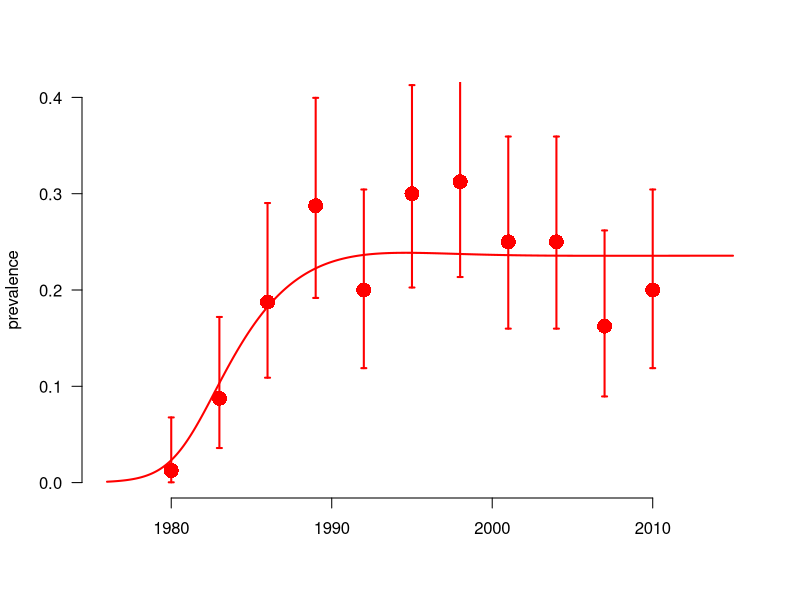
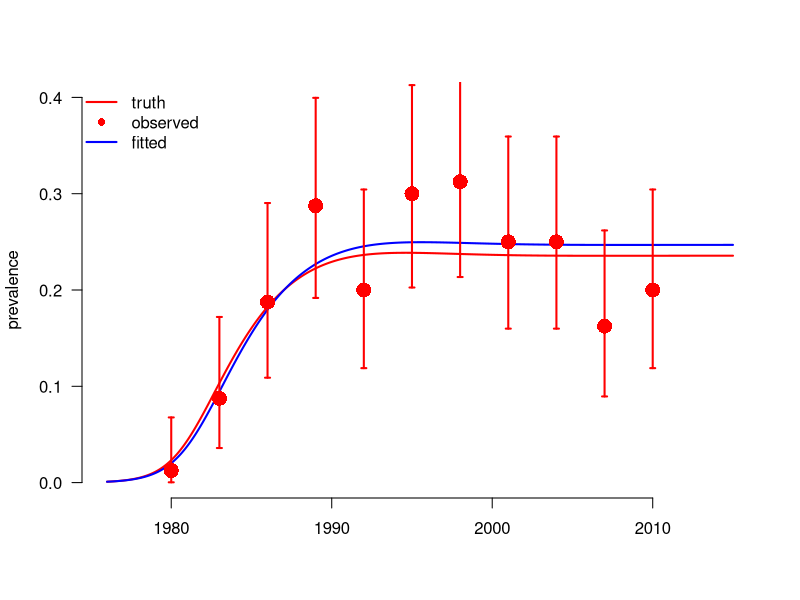
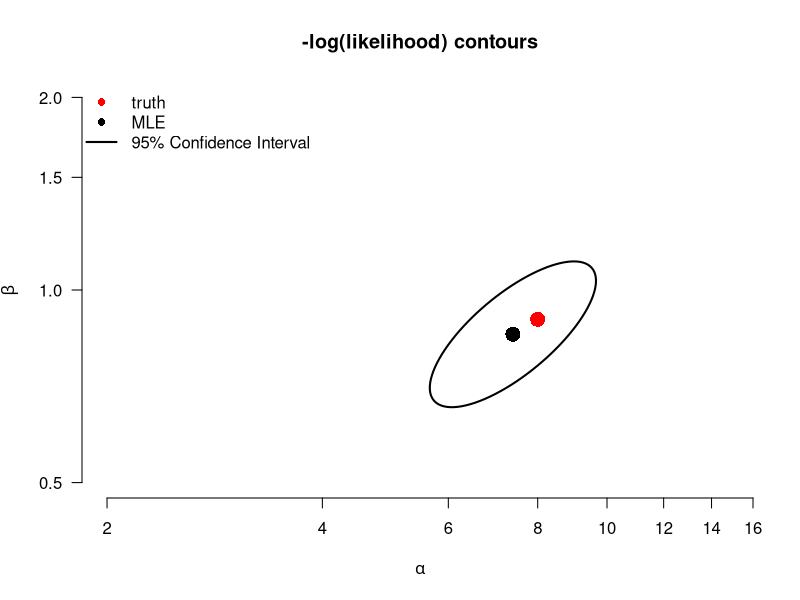
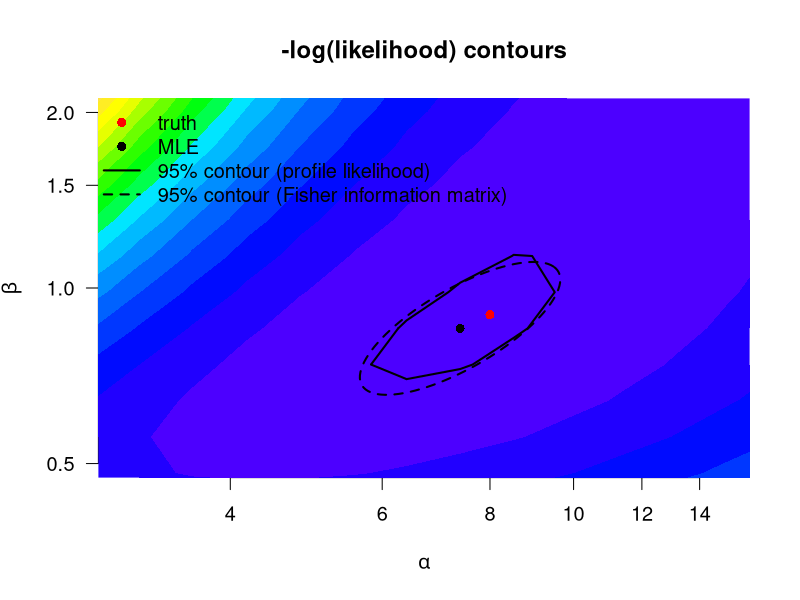

Generate these figures, in order, with R:
## Introduction to Likelihood 2: Fitting an SI model to an HIV epidemic with Maximum Likelihood Estimation
## Steve Bellan 2015

## Meaningful Modeling of Epidemiologic Data, 2015 AIMS, Muizenberg

###################################################################### 

## By the end of this tutorial you should…

## * Understand how to simulate cross-sectional prevalence data around a simulated epidemic.
## * Calculate a binomial likelihood from these prevalence data and a fully specified epidemic model.
## * Use R's "optim" function to do multivariate optimization over transformed parameter space.
## * Understand the difference betweeen SANN and Nelder-Mead algorithms
## * Create 95% CI's and contours from the hessian matrix
## * Create 95% CI's and contours from profile likelihoods

require(boot); require(deSolve); require(ellipse);

## Function that makes a list of disease parameters with default values
disease_params <- function(Beta = 0.9
                           , alpha = 8 ## rate of beta decline with prevalence
                           , progRt = (1/10)*4 ## rate of of progression through each of the I classes, for 10 years total
                           , birthRt = .03 ## birth rate, 3% of people give birth per year
                           , deathRt = 1/60 ## 60 year natural life expectancy
)
  return(as.list(environment()))

disease_params()
disease_params(Beta = .2)

initPrev <- exp(-7) ## infected at start
tseqMonth <- seq(1976, 2015, by = 1/12)
init <- c(S=1, I1=initPrev, I2=0, I3=0, I4=0, CI = 0, CD = 0) ## modeling proportion of population
Is <- paste0('I',1:4) ## for easy indexing

## Define the SI ODE model. This model is equivalent to the model in HIV Spreadsheet #3. 
SImod <- function(tt, yy, parms) with(c(parms,as.list(yy)), {
  ## State variables are: S, I1, I2, I3, I4
  ## derived quantitties
  I <- I1+I2+I3+I4           ## total infecteds
  N <- I + S                 ## total population
  transmissionCoef <- Beta * exp(-alpha * I/N) ## Infectious contact rate
  ## state variable derivatives (ODE system)
  deriv <- rep(NA,7)
  deriv[1] <-	birthRt*N - deathRt*S - transmissionCoef*S*I/N ## Instantaneous rate of change: Susceptibles
  deriv[2] <-	transmissionCoef*S*I/N - progRt*I1 - deathRt*I1 ## Instantaneous rate of change: Infection class I1
  deriv[3] <-	progRt*I1 - progRt*I2 - deathRt*I2 ## Instantaneous rate of change:  Infection class I2
  deriv[4] <-	progRt*I2 - progRt*I3 - deathRt*I3 ## Instantaneous rate of change: Infection class I3 
  deriv[5] <-	progRt*I3 - progRt*I4 - deathRt*I4 ## Instantaneous rate of change: Infection class I4
  deriv[6] <-	transmissionCoef*S*I/N ## Instantaneous rate of change: Cumulative incidence
  deriv[7] <-	progRt*I4 ## Instantaneous rate of change: Cumulative mortality
  return(list(deriv))
})

## Function to run the deterministic model simulation, based on the ODE system defined in SImod().
simEpidemic <- function(init, tseq = tseqMonth, modFunction=SImod, parms = disease_params()) {
  simDat <- as.data.frame(lsoda(init, tseq, modFunction, parms=parms))
  simDat$I <- rowSums(simDat[, Is])
  simDat$N <- rowSums(simDat[, c('S',Is)])
  simDat$P <- with(simDat, I/N)
  return(simDat)
}

## Function to 'sample' the population:
## From a simulated epidemic, measure prevalence at several time points by performing
## cross-sectional samples of individuals at each time, testing them, and then calculating sample
## prevalence and associated binomial confidence intervals
sampleEpidemic <- function(simDat # Simulated data (produced by a call to simEpidemic()) representing the 'true' underlying epidemic trajectory
                           , sampleDates = seq(1980, 2010, by = 3) # Sample every 3 years from 1980 to 2010
                           , numSamp = rep(80, length(sampleDates)) # Number of individuals sampled at each time point
) {
  prev_at_sample_times <- simDat[simDat$time %in% sampleDates, 'P']
  numPos <- rbinom(length(numSamp), numSamp, prev_at_sample_times)
  lci <- mapply(function(x,n) binom.test(x,n)$conf.int[1], x = numPos, n = numSamp)
  uci <- mapply(function(x,n) binom.test(x,n)$conf.int[2], x = numPos, n = numSamp)    
  return(data.frame(time = sampleDates, numPos, numSamp, sampPrev =  numPos/numSamp,
                    lci = lci, uci = uci))
}

## Run system of ODEs for "true" parameter values
trueParms <- disease_params() # Default model parameters are defined in lines 20-26
simDat <- simEpidemic(init, parms = trueParms) # Simulated epidemic (underlying process)

par(bty='n', lwd = 2)
# Plot simulated prevalence through time:
with(simDat, plot(time, P, xlab = '', ylab = 'prevalence', type = 'l', ylim = c(0,.4), col='red', las = 1))
## Take cross-sectional sample of individuals to get prevalence estimates at multiple time points:
set.seed(1) # Initiate the random number generator (so everyone's simulation looks the same)
myDat <- sampleEpidemic(simDat) # Simulate data from the sampling process (function defined above)
points(myDat$time, myDat$sampPrev, col = 'red', pch = 16, cex = 2) # Plot sample prevalence at each time point
arrows(myDat$time, myDat$uci, myDat$time, myDat$lci, col = 'red', len = .025, angle = 90, code = 3) # Plot 95% CI's around the sample prevalences

## To start, we need to write a -log likelihood function that gives the probability that a given parameter set
## (Beta, alpha values) would generate the observed data. Remember that we are assuming that there is some
## true underlying epidemic curve that is deterministic and the data we observe are only noisy
## because of sampling/observation error (not because the underying curve is also
## noisy--i.e. process error--which would be particularly likely for epidemics in small populations).

## We assume binomial sampling errors. So we can write the -log-likelihood as the probability of
## observing the observed number positive out of each sample if the prevalence is the value generated by
## a model parameterized by a given set of parameters:

nllikelihood <- function(parms = disease_params(), obsDat=myDat) {
  simDat <- simEpidemic(init, parms=parms)
  ## What are the rows from our simulation at which we have observed data?
  matchedTimes <- simDat$time %in% obsDat$time
  nlls <- -dbinom(obsDat$numPos, obsDat$numSamp, prob = simDat$P[matchedTimes], log = T)
  return(sum(nlls))
}
nllikelihood(trueParms) ## loglikelihood of the true parameters (which we usually never know)
nllikelihood(disease_params(Beta = 3, alpha = 1))  ## vs some random guessed parameters

## First look up how optim() works. The more you read through the help
## file the easier this will be!!! In particular make sure you understand that
## the first argument of optim must be the initial values of the parameters to
## be fitted (i.e. Beta & alpha) and that any other parameters to be fixed are
## given as additional arguments (in the helpfile under "...")
?optim

## Since we need to be able to easily separate fitted and fixed parameters,
## let's make a function that takes fitted and fixed parameters together and
## puts them back in a parameter list (similar to the output of
## disease_params()). We also want it to be able to take logged parameter values
## and unlog them automatically back into the parameter list, so that we can fit
## on a log scale, but run our model with the unlogged values.
subsParms <- function(fit.params, fixed.params=disease_params())
  within(fixed.params, {
    loggedParms <- names(fit.params)[grepl('log_', names(fit.params))]
    unloggedParms <- names(fit.params)[!grepl('log_', names(fit.params))]        
    for(nm in unloggedParms) assign(nm, as.numeric(fit.params[nm]))
    for(nm in loggedParms) assign(gsub('log_','',nm), exp(as.numeric(fit.params[nm])))
    rm(nm, loggedParms, unloggedParms)
  })
guess.params <- c(log_Beta = log(5), log_alpha = log(8))
subsParms(guess.params, disease_params())

## Make likelihood a function of fixed and fitted parameters.
objFXN <- function(fit.params ## paramters to fit
                   , fixed.params =disease_params() ## fixed paramters
                   , obsDat=myDat) {
  parms <- subsParms(fit.params, fixed.params)
  nllikelihood(parms, obsDat = obsDat) ## then call likelihood
}
objFXN(guess.params, disease_params())

## Select initial values for fitted parameters from which optimization routine
## will start. If you select bad initial values the algorithm can get stuck on a
## bad set of parameters. You can always try the true values as a starting point
## for this problem, although that's rarely possible in real problems.

init.pars <- c(log_alpha = log(30), log_Beta = log(.1))
## We will start with SANN optimization since it is stochastic and therefore
## less likely to get stuck in a local minima. But then finish with Nelder-Mead
## optimization which is much faster.

###  NOTE: for trace >0 you see more progress report, bigger numbers show more
###  update
trace <- 3

## SANN: This is stochastic, be CAREFUL sometimes it gets stuck at local minima
## for unreasonble parameters. If you see this happen, run it again!
optim.vals <- optim(par = init.pars
                    , objFXN
                    , fixed.params = disease_params()
                    , obsDat = myDat
                    , control = list(trace = trace, maxit = 150)
                    , method = "SANN")
exp(optim.vals$par)
trueParms[c('alpha','Beta')]

## Normally we use SANN first and then follow with Nelder-Mead since SANN is stochastic and will
## make sure to help you be sure that you aren't at local minima. We feed the last parameters of
## SANN in as the first values of Nelder-Mead
optim.vals <- optim(par = optim.vals$par
                    , objFXN
                    , fixed.params = disease_params()
                    , obsDat = myDat
                    , control = list(trace = trace, maxit = 800, reltol = 10^-7)
                    , method = "Nelder-Mead"
                    , hessian = T)
optim.vals
MLEfits <- optim.vals$par
trueParms[c('alpha','Beta')]
exp(MLEfits)

log_alpha.fit <- MLEfits["log_alpha"]
log_Beta.fit <- MLEfits["log_Beta"]

## Look at the output of optim. Understand what it means. Did the algorithm
## converge? Look at ?optim to understand it.

## Plot MLE fit time series
par(bty='n', lwd = 2, las = 1)
with(simDat, plot(time, P, xlab = '', ylab = 'prevalence', type = 'l', ylim = c(0,.4), col='red'))
fitDat <- simEpidemic(init, parms = subsParms(optim.vals$par, trueParms))
with(fitDat, lines(time, P, col='blue'))
points(myDat$time, myDat$sampPrev, col = 'red', pch = 16, cex = 2)
arrows(myDat$time, myDat$uci, myDat$time, myDat$lci, col = 'red', len = .025, angle = 90, code = 3)
legend("topleft", c('truth', 'observed', 'fitted'), lty = c(1, NA, 1), pch = c(NA,16, NA),
       col = c('red', 'red', 'blue'), bty = 'n')

######################################################################
## Contour plots with the hessian
######################################################################
## The Hessian matrix gives you the curvature of the likelihood function at the maximum likelihood
## estimate (MLE) of the fitted paramters. In other words, it tells you the second derivative around
## MLE, which can be used to estimate the covariance variance matrix of the MLE. This estimate of
## the covariance varance matrix is known as the Fisher information matrix and can be obtained by
## inverting the Hessian.
fisherInfMatrix <- solve(optim.vals$hessian) ## invert the Hessian, to estimate the covar-var matrix of parameter estimates

## Initialize plot of parameters
plot(1,1, type = 'n', log = 'xy',
     ## xlim = range(alpha.seq), ylim = range(Beta.seq),
     xlim = c(2,15), ylim = c(.5,2),
     las = 1,
     xlab = expression(alpha), ylab = expression(beta),
     main = "-log(likelihood) contours", bty = "n")
## Add true parameter values to the plot
with(trueParms, points(alpha, Beta, pch = 16, cex = 2, col = 'red'))
## Add MLE to the plot
points(exp(MLEfits['log_alpha']), exp(MLEfits['log_Beta']), pch = 16, cex = 2, col = 'black')
##  at 95% contour ellipse from Hessian
lines(exp(ellipse(fisherInfMatrix, centre = MLEfits, level = .95)))
legend("topleft", c('truth', 'MLE', '95% Confidence Interval'), lty = c(NA, NA, 1), pch = c(16,16, NA),
       col = c('red', 'black', 'black'), bg='white', bty = 'n')

######################################################################
## Contour plots with likelihood profiles
######################################################################
## With all other parameters fixed to their initial values, lets look at a
## contour likelihood plot over Beta and alpha.  To do this we write wrapper
## functions of log_Beta and log_alpha to feed to outer() and then
## contour(). This is confusing so make sure you understand every function.

## This function simply takes values log_Beta and log_alpha and feeds them into
## objFXN above as a single variable called logpars, you'll see why this is
## useful below.
objXalpha_Beta <- function(alpha, Beta, fixed.params = disease_params(), browse=F)
  objFXN(fit.params = c(log_alpha = log(alpha), log_Beta = log(Beta))
         , fixed.params = fixed.params)

## Now instead of giving a single argument on the log scale we give 2
## on the untransformed scale.
objFXN(c(log_alpha = log(1/5), log_Beta = log(25)))
objXalpha_Beta(1/5, 25)

## If we try to give this function multiple values of R0 or gamma,
## however, it gets confused and only analyzes the first one.
objXalpha_Beta(c(1/5:8), 25:30)

## So we "Vectorize" this function so it can take in vectors of the parameters
## and return the output. objXalpha_BetaVEC then calls on objXalpha_Beta() to
## take xx,yy as pairwise values and objXalpha_Beta() for all pairs
objXalpha_BetaVEC <- Vectorize(objXalpha_Beta, list("alpha", "Beta"))

## Task 4: Explain how the following three lines are related.
objXalpha_Beta(25, 1/5)
objXalpha_Beta(26, 1/6)
objXalpha_Beta(8, .9)
objXalpha_BetaVEC(c(25:26), c(1/5,1/6))

## Now we use the R function outer() to evaluate objXalpha_BetaVEC() over a grid
## of {R0, gamma} combinations. This can take a long time because we have to do
## res^2 evaluations of nll.fn(), and recall that each time we do this we are
## running lsoda() inside nll.fn()

## Grid resolution resXres, increasing it makes contours smoother but takes a lot longer
res <- 15

## Now create a sequence of alpha values for the grid
alpha.seq <- exp(seq(log_alpha.fit-1, log_alpha.fit+1, l = res))
alpha.seq

## Now create a sequence of Beta values for the grid 
Beta.seq <- exp(seq(log_Beta.fit-1, log_Beta.fit + 1, l = res))
Beta.seq

## The function outer() now evaluates objXalpha_BetaVEC on this grid. ?outer
mat <- outer(alpha.seq, Beta.seq, objXalpha_BetaVEC) # this can take a long time

## Make a contour plot that shows the confidence intervals in red.  Likelihood
## Ratio Test confidence intervals uses chi squared distribution cutoff with
## degrees of freedom 2 (2 parameters)
ml.val <- optim.vals$value
conf.cutoff <- ml.val + qchisq(.95,2)/2

## Show likelihood contours
par(cex = 1.2)
plot(1,1, type = 'n', log = 'xy',
     ## xlim = range(alpha.seq), ylim = range(Beta.seq),
     xlim = c(3,15), ylim = c(.5,2), 
     xlab = expression(alpha), ylab = expression(beta),
     main = "-log(likelihood) contours", bty = "n")
.filled.contour(alpha.seq, Beta.seq, mat, levels = seq(min(mat), max(mat), l=20), col = topo.colors(20))
## Add contour for 95% CI from profile likelihood
contour(alpha.seq, Beta.seq, mat, levels = c(conf.cutoff),
        col = "black", lwd = 2, labels = "", labcex = .2, add = T)
## Add contour for 95% CI from Hessian
lines(exp(ellipse(fisherInfMatrix, centre = MLEfits, level = .95)), lty = 2)
## Add MLE to the plot
points(exp(log_alpha.fit), exp(log_Beta.fit), pch = 16, cex = 1, col = 'black')
## Add true parameter values to the plot
with(trueParms, points(alpha, Beta, pch = 16, cex = 1, col = 'red'))
legend("topleft",
       c('truth', 'MLE', '95% contour (profile likelihood)', '95% contour (Fisher information matrix)')
       , lty = c(NA, NA, 1, 2), pch = c(16,16, NA, NA),
       col = c('red', rep('black',3)), bg='white', bty = 'n')
